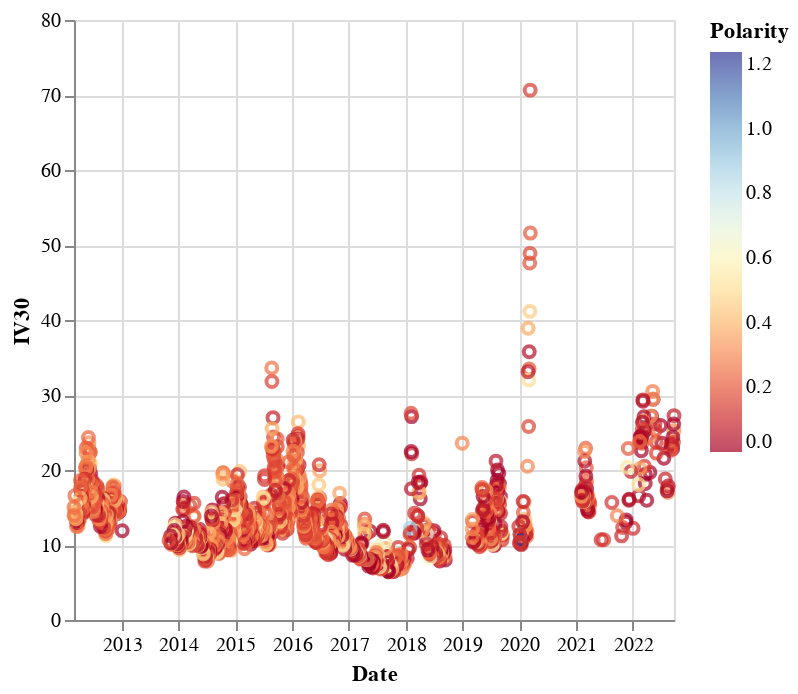

Here is the notebook cell this chart was saved with:
### Code cell
alt.Chart(merged).mark_point().encode(
    x='Date',
    y='IV30 20-Day MA',
    color=alt.Color('Polarity').scale(scheme="redyellowblue")   
)

### Figure 1 — Vega-Lite specification as saved in the notebook (floating-point values rounded to 4 significant figures; data arrays with more than 128 entries replaced by an {"elided": "..."} marker saying what was removed)
{"config": {"view": {"continuousWidth": 300, "continuousHeight": 300}}, "data": {"name": "data-895aa16698c61b4137d0eb6b49d16a60"}, "mark": {"type": "point"}, "encoding": {"color": {"field": "Polarity", "scale": {"scheme": "redyellowblue"}, "type": "quantitative"}, "x": {"field": "Date", "type": "temporal"}, "y": {"field": "IV30", "type": "quantitative"}}, "$schema": "https://vega.github.io/schema/vega-lite/v5.8.0.json", "datasets": {"data-895aa16698c61b4137d0eb6b49d16a60": {"elided": "1298 records"}}}
